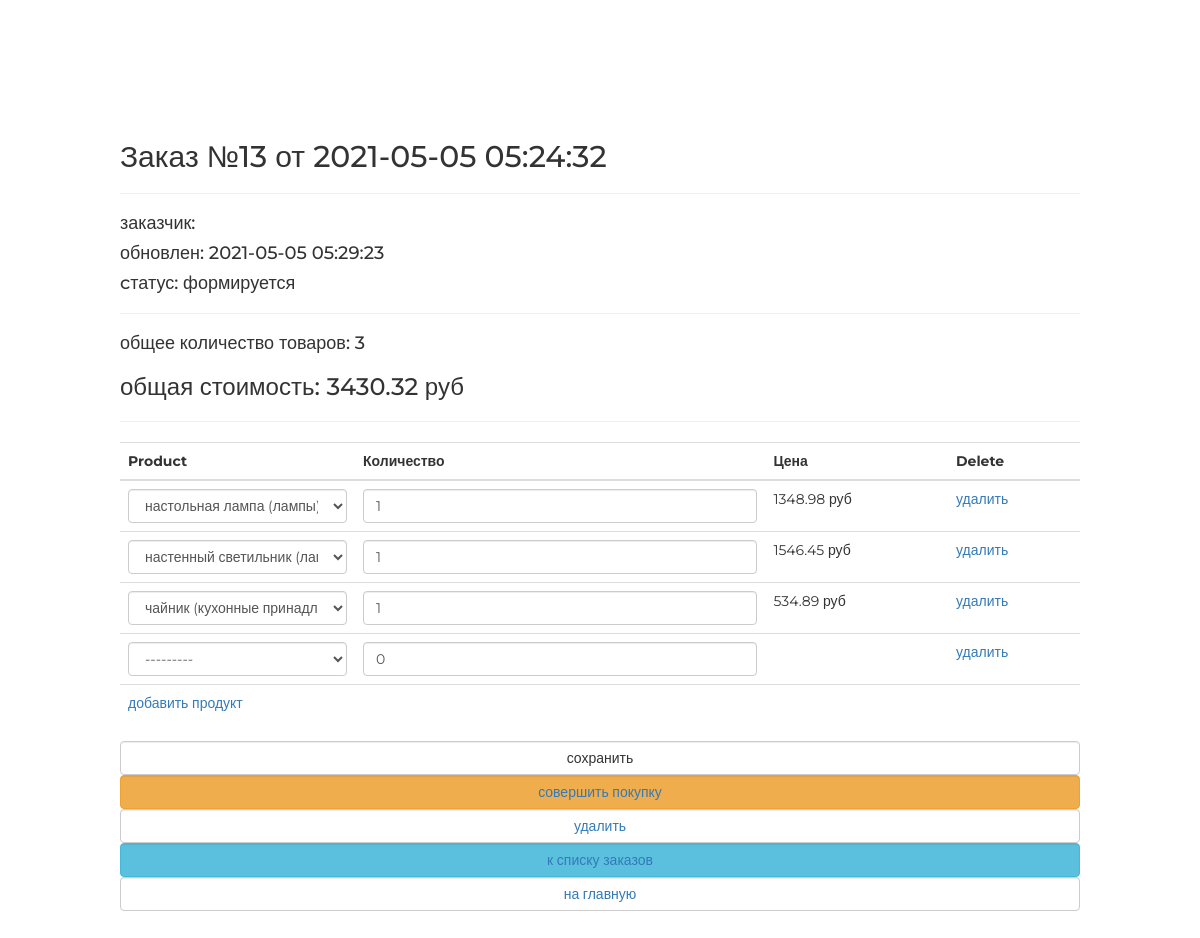
The page /order/update/13/ on the database its author committed.
### ordersapp/models.py (models this page shows, shortened)
class Order(models.Model):
    FORMING = 'FM'
    SENT_TO_PROCEED = 'STP'
    PROCEEDED = 'PRO'
    PAID = 'PD'
    READY = 'RDY'
    CANCEL = 'CNC'
    ORDER_STATUSES = (
        (FORMING, 'формируется'),
        (SENT_TO_PROCEED, 'отправлен в обработку'),
        (PROCEEDED, 'обработан'),
        (PAID, 'оплачен'),
        (READY, 'готов к выдаче'),
        (CANCEL, 'отменен'),
    )
    user = models.ForeignKey(settings.AUTH_USER_MODEL, on_delete=models.CASCADE)
    created = models.DateTimeField(auto_now_add=True, verbose_name='создан')
    updated = models.DateTimeField(auto_now=True, verbose_name='изменен')
    status = models.CharField(db_index=True, choices=ORDER_STATUSES, default=FORMING, verbose_name='статус', max_length=3)
    is_active = models.BooleanField(db_index=True, default=True, verbose_name='статус')
    class Meta:
        ordering = ('-created',)
        verbose_name = 'заказ'
        verbose_name_plural = 'заказы'
    def get_total_quantity(self):
        items = self.orderitems.select_related()
        return sum(list(map(lambda x: x.quantity, items)))
    def get_total_cost(self):
        items = self.orderitems.select_related()
        return sum(list(map(lambda x: x.get_product_cost, items)))

class OrderItem(models.Model):
    objects = OrderItemQuerySet.as_manager()
    order = models.ForeignKey(Order, db_index=True,  on_delete=models.CASCADE, related_name='orderitems')
    product = models.ForeignKey(Product, db_index=True,  on_delete=models.CASCADE)
    quantity = models.PositiveSmallIntegerField(verbose_name='количество', default=0)
    @property
    def get_product_cost(self):
        return self.quantity * self.product.price

### mainapp/models.py (models this page shows)
class Product(models.Model):
    category = models.ForeignKey(ProductCategory, db_index=True,  on_delete=models.CASCADE)
    name = models.CharField(verbose_name='наименование продука', max_length=128)
    image = models.ImageField(upload_to='product_images', blank=True)
    short_desc = models.CharField(verbose_name='кратокое описание продукта', max_length=60, blank=True)
    description = models.TextField(verbose_name='описание продукта', blank=True)
    price = models.DecimalField(verbose_name='цена продукта', max_digits=8, decimal_places=2, default=0)
    quantity = models.PositiveIntegerField(verbose_name='количество на складе', default=0)
    is_active = models.BooleanField(db_index=True, verbose_name='активна', default=True)
    def __str__(self):
        return f'{self.name} ({self.category.name})'
    @staticmethod
    def get_items():
        return Product.objects.all()

### ordersapp/views.py (the view, shortened to what this page needs)
# urls.py: path('update/<int:pk>/', ordersapp.OrderUpdateView.as_view(), name='order_update'),
class OrderUpdateView(UpdateView):
    model = Order
    success_url = reverse_lazy('order:orders_list')
    fields = []
    def get_context_data(self, **kwargs):
        data = super().get_context_data(**kwargs)
        OrderFormSet = inlineformset_factory(Order, OrderItem, form=OrderItemForm, extra=1)
        if self.request.POST:
            data['orderitems'] = OrderFormSet(self.request.POST, instance=self.object)
        else:
            formset = OrderFormSet(instance=self.object)
            for form in formset.forms:
                if form.instance.pk:
                    form.initial['price'] = form.instance.product.price
            data['orderitems'] = formset
        return data

### mainapp/context_processors.py (called while the page is built)
def basket(request):
    print(f'context processor basket works')
    basket = []
    if request.user.is_authenticated:
        basket = Basket.objects.filter(user=request.user).order_by('product__category').select_related()
    return {
        'basket': basket,
    }

### ordersapp/templates/ordersapp/order_form.html (shortened to what this page needs)
{% extends "ordersapp/base.html" %}
{% load static %}
{% block content %}
   {% include 'ordersapp/includes/inc_order_summary.html' %}
   <div class="order_form">
       <form action="" method="post">
           <table class="table">
               {% for form in orderitems.forms %}
                   {% if forloop.first %}
                       <thead>
                       <tr>
                           {% for field in form.visible_fields %}
                               <th class="{% cycle 'td1' 'td2' 'td3' 'td4' %} order formset_td">
                                   {{ field.label|capfirst }}
                               </th>
                           {% endfor %}
                       </tr>
                       </thead>
                   {% endif %}
                   <tr class="formset_row">
                       {% for field in form.visible_fields %}
                           <td class="{% cycle 'td1' 'td2' 'td3' 'td4' %} order formset_td">
                                {% if field.name != 'price' %}
                                    {{ field }}
                                {% else %}
                                    {% if field.value %}
                                        <span class="orderitems-{{forloop.parentloop.counter0}}-price">
                                            {{ field.value }}
                                        </span> руб
                                    {% endif %}
                                {% endif %}
                           </td>
                       {% endfor %}
                   </tr>
               {% endfor %}
           </table>
           <button type="submit" value="сохранить" class="btn btn-default btn-round form-control last">сохранить</button>
           {% include 'ordersapp/includes/inc_order_actions.html' %}
       </form>
   </div>
{% endblock %}

### ordersapp/templates/ordersapp/includes/inc_order_summary.html (shortened to what this page needs)
{% if object %}
   <div class="h2">
       Заказ №{{ object.pk }} от {{ object.created|date:"Y-m-d H:i:s" }}
   </div>
   <hr>
   <div class="h4">заказчик: {{ user.last_name }} {{ user.first_name }} </div>
   <div class="h4">обновлен: {{ object.updated|date:"Y-m-d H:i:s" }}</div>
   <div class="h4">cтатус: {{ object.get_status_display }}</div>
   <hr>
   <div class="h4">
       общее количество товаров:
       <span class="order_total_quantity">
           {{ object.get_total_quantity }}
       </span>
   </div>
   <div class="h3">
       общая стоимость:
       <span class="order_total_cost">
           {{ object.get_total_cost }}
       </span> руб
   </div>
{% endif %}
<hr>

### static/css/style.css (style rules this page uses)
* { margin: 0; padding: 0; }
body { font-family: 'Montserrat', sans-serif; }
html, body { height: 100%; }
table { width: 100%; }
td:first-child { width: 235px; }

### rows shown on the page
Order: pk "13", created "2021-05-05 05:24:32", updated "2021-05-05 05:29:23", status "формируется", get_total_quantity "3", get_total_cost "3430.32"
Product: value "1348.98"
Product: value "1546.45"
Product: value "534.89"

### other values the page prints
{{ field.label|capfirst }} "Product" "Количество" "Цена" "Delete"
